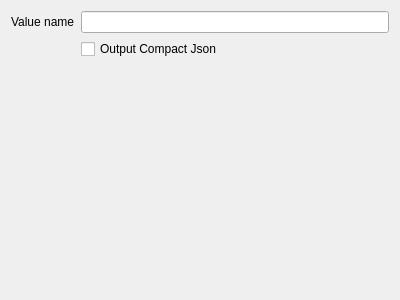
<?xml version="1.0" encoding="UTF-8"?>
<ui version="4.0">
 <class>JsonValueWidget</class>
 <widget class="QWidget" name="JsonValueWidget">
  <property name="geometry">
   <rect>
    <x>0</x>
    <y>0</y>
    <width>400</width>
    <height>300</height>
   </rect>
  </property>
  <property name="windowTitle">
   <string>Form</string>
  </property>
  <layout class="QFormLayout" name="formLayout">
   <item row="0" column="0">
    <widget class="QLabel" name="valueNameLabel">
     <property name="text">
      <string>Value name</string>
     </property>
    </widget>
   </item>
   <item row="0" column="1">
    <widget class="QLineEdit" name="valueNameLineEdit"/>
   </item>
   <item row="1" column="1">
    <widget class="QCheckBox" name="compactCheckBox">
     <property name="text">
      <string>Output Compact Json</string>
     </property>
    </widget>
   </item>
  </layout>
 </widget>
 <resources/>
 <connections/>
</ui>
